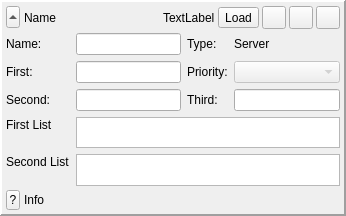
<?xml version="1.0" encoding="UTF-8"?>
<ui version="4.0">
 <class>TaskWidget</class>
 <widget class="QFrame" name="TaskWidget">
  <property name="geometry">
   <rect>
    <x>0</x>
    <y>0</y>
    <width>346</width>
    <height>216</height>
   </rect>
  </property>
  <property name="contextMenuPolicy">
   <enum>Qt::CustomContextMenu</enum>
  </property>
  <property name="windowTitle">
   <string>Frame</string>
  </property>
  <property name="frameShape">
   <enum>QFrame::Panel</enum>
  </property>
  <property name="frameShadow">
   <enum>QFrame::Raised</enum>
  </property>
  <property name="lineWidth">
   <number>2</number>
  </property>
  <layout class="QVBoxLayout" name="verticalLayout">
   <property name="spacing">
    <number>4</number>
   </property>
   <property name="margin">
    <number>4</number>
   </property>
   <item>
    <layout class="QHBoxLayout" name="headerLayout">
     <property name="spacing">
      <number>4</number>
     </property>
     <item>
      <widget class="QToolButton" name="detailsButton">
       <property name="maximumSize">
        <size>
         <width>14</width>
         <height>22</height>
        </size>
       </property>
       <property name="toolTip">
        <string>Show details</string>
       </property>
       <property name="whatsThis">
        <string>Show the details section.</string>
       </property>
       <property name="text">
        <string/>
       </property>
       <property name="checkable">
        <bool>true</bool>
       </property>
       <property name="arrowType">
        <enum>Qt::UpArrow</enum>
       </property>
      </widget>
     </item>
     <item>
      <layout class="QHBoxLayout" name="headerInnerLayout">
       <property name="spacing">
        <number>3</number>
       </property>
       <item>
        <widget class="QLabel" name="headerLabel">
         <property name="whatsThis">
          <string>Name of the task.</string>
         </property>
         <property name="text">
          <string>Name</string>
         </property>
        </widget>
       </item>
       <item>
        <spacer name="headerSpacer">
         <property name="orientation">
          <enum>Qt::Horizontal</enum>
         </property>
         <property name="sizeHint" stdset="0">
          <size>
           <width>40</width>
           <height>20</height>
          </size>
         </property>
        </spacer>
       </item>
       <item>
        <widget class="QLabel" name="headerStatusLabel">
         <property name="whatsThis">
          <string>Status of the task.</string>
         </property>
         <property name="text">
          <string>TextLabel</string>
         </property>
        </widget>
       </item>
       <item>
        <widget class="QToolButton" name="loadButton">
         <property name="whatsThis">
          <string>Quickloads a task definition.</string>
         </property>
         <property name="text">
          <string extracomment="Load plugin from plugin list.">Load</string>
         </property>
         <property name="icon">
          <iconset resource="../../imageresources.qrc">
           <normaloff>:/book</normaloff>:/book</iconset>
         </property>
        </widget>
       </item>
       <item>
        <widget class="QToolButton" name="headerDeleteButton">
         <property name="toolTip">
          <string>Deletes the task</string>
         </property>
         <property name="whatsThis">
          <string>Deletes the task.</string>
         </property>
         <property name="text">
          <string extracomment="Delete the task."/>
         </property>
         <property name="icon">
          <iconset resource="../../imageresources.qrc">
           <normaloff>:/delete</normaloff>:/delete</iconset>
         </property>
        </widget>
       </item>
       <item>
        <widget class="QToolButton" name="headerStopButton">
         <property name="toolTip">
          <string>Stops the task.</string>
         </property>
         <property name="whatsThis">
          <string>Stops the task.</string>
         </property>
         <property name="text">
          <string extracomment="Stop task execution."/>
         </property>
         <property name="icon">
          <iconset resource="../../imageresources.qrc">
           <normaloff>:/stop_green</normaloff>:/stop_green</iconset>
         </property>
        </widget>
       </item>
       <item>
        <widget class="QToolButton" name="headerPlayButton">
         <property name="toolTip">
          <string>Runs or pauses the task</string>
         </property>
         <property name="whatsThis">
          <string>Runs or pauses the task.</string>
         </property>
         <property name="text">
          <string extracomment="Run or pause task."/>
         </property>
         <property name="icon">
          <iconset resource="../../imageresources.qrc">
           <normaloff>:/accept</normaloff>:/accept</iconset>
         </property>
        </widget>
       </item>
      </layout>
     </item>
    </layout>
   </item>
   <item>
    <widget class="QWidget" name="detailsWidget" native="true">
     <layout class="QVBoxLayout" name="verticalLayout_4">
      <property name="spacing">
       <number>4</number>
      </property>
      <property name="margin">
       <number>0</number>
      </property>
      <item>
       <widget class="QWidget" name="detailsFormWidget" native="true">
        <layout class="QGridLayout" name="gridLayout">
         <property name="margin">
          <number>0</number>
         </property>
         <item row="0" column="1">
          <widget class="QLabel" name="nameLabel">
           <property name="text">
            <string>Name:</string>
           </property>
          </widget>
         </item>
         <item row="0" column="2">
          <widget class="QLineEdit" name="nameEdit">
           <property name="toolTip">
            <string>&lt;!DOCTYPE HTML PUBLIC &quot;-//W3C//DTD HTML 4.0//EN&quot; &quot;http://www.w3.org/TR/REC-html40/strict.dtd&quot;&gt;
&lt;html&gt;&lt;head&gt;&lt;meta name=&quot;qrichtext&quot; content=&quot;1&quot; /&gt;&lt;style type=&quot;text/css&quot;&gt;
p, li { white-space: pre-wrap; }
&lt;/style&gt;&lt;/head&gt;&lt;body style=&quot; font-family:'MS Shell Dlg 2'; font-size:8.25pt; font-weight:400; font-style:normal;&quot;&gt;
&lt;p style=&quot; margin-top:0px; margin-bottom:0px; margin-left:0px; margin-right:0px; -qt-block-indent:0; text-indent:0px;&quot;&gt;&lt;span style=&quot; font-size:8pt;&quot;&gt;Change the tasks name. &lt;/span&gt;&lt;/p&gt;
&lt;p style=&quot; margin-top:0px; margin-bottom:0px; margin-left:0px; margin-right:0px; -qt-block-indent:0; text-indent:0px;&quot;&gt;&lt;span style=&quot; font-size:8pt;&quot;&gt;Plugins that reference this task by its name might not be able to find it afterwards.&lt;/span&gt;&lt;/p&gt;&lt;/body&gt;&lt;/html&gt;</string>
           </property>
           <property name="whatsThis">
            <string>Change the tasks name. 
Plugins that reference this task by its name might not be able to find it afterwards.</string>
           </property>
          </widget>
         </item>
         <item row="0" column="3">
          <widget class="QLabel" name="typeLabel">
           <property name="text">
            <string>Type:</string>
           </property>
          </widget>
         </item>
         <item row="0" column="4">
          <widget class="QLabel" name="typeTextLabel">
           <property name="text">
            <string>Server</string>
           </property>
          </widget>
         </item>
         <item row="1" column="3">
          <widget class="QLabel" name="priorityLabel">
           <property name="text">
            <string>Priority:</string>
           </property>
          </widget>
         </item>
         <item row="1" column="4">
          <widget class="QComboBox" name="priorityComboBox">
           <property name="enabled">
            <bool>false</bool>
           </property>
           <property name="toolTip">
            <string>Set the task priority</string>
           </property>
          </widget>
         </item>
         <item row="4" column="1">
          <widget class="QWidget" name="firstlistLabelWidget" native="true">
           <layout class="QVBoxLayout" name="verticalLayout_2">
            <property name="leftMargin">
             <number>0</number>
            </property>
            <property name="topMargin">
             <number>1</number>
            </property>
            <property name="rightMargin">
             <number>0</number>
            </property>
            <property name="bottomMargin">
             <number>0</number>
            </property>
            <item>
             <widget class="QLabel" name="firstListLabel">
              <property name="text">
               <string>First List</string>
              </property>
             </widget>
            </item>
            <item>
             <spacer name="verticalSpacer">
              <property name="orientation">
               <enum>Qt::Vertical</enum>
              </property>
              <property name="sizeHint" stdset="0">
               <size>
                <width>0</width>
                <height>0</height>
               </size>
              </property>
             </spacer>
            </item>
           </layout>
          </widget>
         </item>
         <item row="4" column="2" colspan="3">
          <widget class="QListWidget" name="firstListWidget">
           <property name="sizePolicy">
            <sizepolicy hsizetype="Expanding" vsizetype="Preferred">
             <horstretch>0</horstretch>
             <verstretch>0</verstretch>
            </sizepolicy>
           </property>
           <property name="minimumSize">
            <size>
             <width>0</width>
             <height>20</height>
            </size>
           </property>
           <property name="contextMenuPolicy">
            <enum>Qt::CustomContextMenu</enum>
           </property>
           <property name="whatsThis">
            <string>&lt;!DOCTYPE HTML PUBLIC &quot;-//W3C//DTD HTML 4.0//EN&quot; &quot;http://www.w3.org/TR/REC-html40/strict.dtd&quot;&gt;
&lt;html&gt;&lt;head&gt;&lt;meta name=&quot;qrichtext&quot; content=&quot;1&quot; /&gt;&lt;style type=&quot;text/css&quot;&gt;
p, li { white-space: pre-wrap; }
&lt;/style&gt;&lt;/head&gt;&lt;body style=&quot; font-family:'MS Shell Dlg 2'; font-size:8.25pt; font-weight:400; font-style:normal;&quot;&gt;
&lt;p style=&quot; margin-top:0px; margin-bottom:0px; margin-left:0px; margin-right:0px; -qt-block-indent:0; text-indent:0px;&quot;&gt;&lt;span style=&quot; font-size:8pt;&quot;&gt;Define information for the task execution.&lt;/span&gt;&lt;/p&gt;
&lt;p style=&quot; margin-top:0px; margin-bottom:0px; margin-left:0px; margin-right:0px; -qt-block-indent:0; text-indent:0px;&quot;&gt;&lt;span style=&quot; font-size:8pt;&quot;&gt;May contain script file names or initialization parameters.&lt;/span&gt;&lt;/p&gt;
&lt;p style=&quot; margin-top:0px; margin-bottom:0px; margin-left:0px; margin-right:0px; -qt-block-indent:0; text-indent:0px;&quot;&gt;&lt;span style=&quot; font-size:8pt;&quot;&gt;Right click opens a context menu.&lt;/span&gt;&lt;/p&gt;&lt;/body&gt;&lt;/html&gt;</string>
           </property>
           <property name="editTriggers">
            <set>QAbstractItemView::AnyKeyPressed|QAbstractItemView::DoubleClicked|QAbstractItemView::EditKeyPressed</set>
           </property>
          </widget>
         </item>
         <item row="2" column="3">
          <widget class="QLabel" name="thirdLabel">
           <property name="text">
            <string>Third:</string>
           </property>
          </widget>
         </item>
         <item row="2" column="2">
          <widget class="QLineEdit" name="secondEdit">
           <property name="contextMenuPolicy">
            <enum>Qt::CustomContextMenu</enum>
           </property>
           <property name="whatsThis">
            <string>&lt;!DOCTYPE HTML PUBLIC &quot;-//W3C//DTD HTML 4.0//EN&quot; &quot;http://www.w3.org/TR/REC-html40/strict.dtd&quot;&gt;
&lt;html&gt;&lt;head&gt;&lt;meta name=&quot;qrichtext&quot; content=&quot;1&quot; /&gt;&lt;style type=&quot;text/css&quot;&gt;
p, li { white-space: pre-wrap; }
&lt;/style&gt;&lt;/head&gt;&lt;body style=&quot; font-family:'MS Shell Dlg 2'; font-size:8.25pt; font-weight:400; font-style:normal;&quot;&gt;
&lt;p style=&quot; margin-top:0px; margin-bottom:0px; margin-left:0px; margin-right:0px; -qt-block-indent:0; text-indent:0px;&quot;&gt;&lt;span style=&quot; font-size:8pt;&quot;&gt;Define information for the task execution.&lt;/span&gt;&lt;/p&gt;
&lt;p style=&quot; margin-top:0px; margin-bottom:0px; margin-left:0px; margin-right:0px; -qt-block-indent:0; text-indent:0px;&quot;&gt;&lt;span style=&quot; font-size:8pt;&quot;&gt;May contain executable or script file names.&lt;/span&gt;&lt;/p&gt;
&lt;p style=&quot; margin-top:0px; margin-bottom:0px; margin-left:0px; margin-right:0px; -qt-block-indent:0; text-indent:0px;&quot;&gt;&lt;span style=&quot; font-size:8pt;&quot;&gt;Right click opens a context menu.&lt;/span&gt;&lt;/p&gt;&lt;/body&gt;&lt;/html&gt;</string>
           </property>
          </widget>
         </item>
         <item row="2" column="4">
          <widget class="QLineEdit" name="thirdEdit">
           <property name="contextMenuPolicy">
            <enum>Qt::CustomContextMenu</enum>
           </property>
           <property name="whatsThis">
            <string>&lt;!DOCTYPE HTML PUBLIC &quot;-//W3C//DTD HTML 4.0//EN&quot; &quot;http://www.w3.org/TR/REC-html40/strict.dtd&quot;&gt;
&lt;html&gt;&lt;head&gt;&lt;meta name=&quot;qrichtext&quot; content=&quot;1&quot; /&gt;&lt;style type=&quot;text/css&quot;&gt;
p, li { white-space: pre-wrap; }
&lt;/style&gt;&lt;/head&gt;&lt;body style=&quot; font-family:'MS Shell Dlg 2'; font-size:8.25pt; font-weight:400; font-style:normal;&quot;&gt;
&lt;p style=&quot; margin-top:0px; margin-bottom:0px; margin-left:0px; margin-right:0px; -qt-block-indent:0; text-indent:0px;&quot;&gt;&lt;span style=&quot; font-size:8pt;&quot;&gt;Define information for the task execution.&lt;/span&gt;&lt;/p&gt;
&lt;p style=&quot; margin-top:0px; margin-bottom:0px; margin-left:0px; margin-right:0px; -qt-block-indent:0; text-indent:0px;&quot;&gt;&lt;span style=&quot; font-size:8pt;&quot;&gt;May contain executable or script file names.&lt;/span&gt;&lt;/p&gt;
&lt;p style=&quot; margin-top:0px; margin-bottom:0px; margin-left:0px; margin-right:0px; -qt-block-indent:0; text-indent:0px;&quot;&gt;&lt;span style=&quot; font-size:8pt;&quot;&gt;Right click opens a context menu.&lt;/span&gt;&lt;/p&gt;&lt;/body&gt;&lt;/html&gt;</string>
           </property>
          </widget>
         </item>
         <item row="2" column="1">
          <widget class="QLabel" name="secondLabel">
           <property name="text">
            <string>Second:</string>
           </property>
          </widget>
         </item>
         <item row="1" column="2">
          <widget class="QLineEdit" name="firstEdit">
           <property name="contextMenuPolicy">
            <enum>Qt::CustomContextMenu</enum>
           </property>
           <property name="whatsThis">
            <string>&lt;!DOCTYPE HTML PUBLIC &quot;-//W3C//DTD HTML 4.0//EN&quot; &quot;http://www.w3.org/TR/REC-html40/strict.dtd&quot;&gt;
&lt;html&gt;&lt;head&gt;&lt;meta name=&quot;qrichtext&quot; content=&quot;1&quot; /&gt;&lt;style type=&quot;text/css&quot;&gt;
p, li { white-space: pre-wrap; }
&lt;/style&gt;&lt;/head&gt;&lt;body style=&quot; font-family:'MS Shell Dlg 2'; font-size:8.25pt; font-weight:400; font-style:normal;&quot;&gt;
&lt;p style=&quot; margin-top:0px; margin-bottom:0px; margin-left:0px; margin-right:0px; -qt-block-indent:0; text-indent:0px;&quot;&gt;&lt;span style=&quot; font-size:8pt;&quot;&gt;Define information for the task execution.&lt;/span&gt;&lt;/p&gt;
&lt;p style=&quot; margin-top:0px; margin-bottom:0px; margin-left:0px; margin-right:0px; -qt-block-indent:0; text-indent:0px;&quot;&gt;&lt;span style=&quot; font-size:8pt;&quot;&gt;May contain executable or script file names.&lt;/span&gt;&lt;/p&gt;
&lt;p style=&quot; margin-top:0px; margin-bottom:0px; margin-left:0px; margin-right:0px; -qt-block-indent:0; text-indent:0px;&quot;&gt;&lt;span style=&quot; font-size:8pt;&quot;&gt;Right click opens a context menu.&lt;/span&gt;&lt;/p&gt;&lt;/body&gt;&lt;/html&gt;</string>
           </property>
          </widget>
         </item>
         <item row="1" column="1">
          <widget class="QLabel" name="firstLabel">
           <property name="text">
            <string>First:</string>
           </property>
          </widget>
         </item>
         <item row="5" column="1">
          <widget class="QWidget" name="secondlistLabelWidget" native="true">
           <layout class="QVBoxLayout" name="verticalLayout_6">
            <property name="leftMargin">
             <number>0</number>
            </property>
            <property name="topMargin">
             <number>1</number>
            </property>
            <property name="rightMargin">
             <number>0</number>
            </property>
            <property name="bottomMargin">
             <number>0</number>
            </property>
            <item>
             <widget class="QLabel" name="secondListLabel">
              <property name="text">
               <string>Second List</string>
              </property>
             </widget>
            </item>
            <item>
             <spacer name="verticalSpacer_4">
              <property name="orientation">
               <enum>Qt::Vertical</enum>
              </property>
              <property name="sizeHint" stdset="0">
               <size>
                <width>0</width>
                <height>0</height>
               </size>
              </property>
             </spacer>
            </item>
           </layout>
          </widget>
         </item>
         <item row="5" column="2" colspan="3">
          <widget class="QListWidget" name="secondListWidget">
           <property name="sizePolicy">
            <sizepolicy hsizetype="Expanding" vsizetype="Preferred">
             <horstretch>0</horstretch>
             <verstretch>0</verstretch>
            </sizepolicy>
           </property>
           <property name="minimumSize">
            <size>
             <width>0</width>
             <height>20</height>
            </size>
           </property>
           <property name="contextMenuPolicy">
            <enum>Qt::CustomContextMenu</enum>
           </property>
           <property name="whatsThis">
            <string>&lt;!DOCTYPE HTML PUBLIC &quot;-//W3C//DTD HTML 4.0//EN&quot; &quot;http://www.w3.org/TR/REC-html40/strict.dtd&quot;&gt;
&lt;html&gt;&lt;head&gt;&lt;meta name=&quot;qrichtext&quot; content=&quot;1&quot; /&gt;&lt;style type=&quot;text/css&quot;&gt;
p, li { white-space: pre-wrap; }
&lt;/style&gt;&lt;/head&gt;&lt;body style=&quot; font-family:'MS Shell Dlg 2'; font-size:8.25pt; font-weight:400; font-style:normal;&quot;&gt;
&lt;p style=&quot; margin-top:0px; margin-bottom:0px; margin-left:0px; margin-right:0px; -qt-block-indent:0; text-indent:0px;&quot;&gt;&lt;span style=&quot; font-size:8pt;&quot;&gt;Define information for the task execution.&lt;/span&gt;&lt;/p&gt;
&lt;p style=&quot; margin-top:0px; margin-bottom:0px; margin-left:0px; margin-right:0px; -qt-block-indent:0; text-indent:0px;&quot;&gt;&lt;span style=&quot; font-size:8pt;&quot;&gt;May contain parameters or script file names.&lt;/span&gt;&lt;/p&gt;
&lt;p style=&quot; margin-top:0px; margin-bottom:0px; margin-left:0px; margin-right:0px; -qt-block-indent:0; text-indent:0px;&quot;&gt;&lt;span style=&quot; font-size:8pt;&quot;&gt;Right click opens a context menu.&lt;/span&gt;&lt;/p&gt;&lt;/body&gt;&lt;/html&gt;</string>
           </property>
           <property name="editTriggers">
            <set>QAbstractItemView::AnyKeyPressed|QAbstractItemView::DoubleClicked|QAbstractItemView::EditKeyPressed</set>
           </property>
          </widget>
         </item>
        </layout>
       </widget>
      </item>
      <item>
       <widget class="QWidget" name="infoWidget" native="true">
        <property name="sizePolicy">
         <sizepolicy hsizetype="Preferred" vsizetype="Minimum">
          <horstretch>0</horstretch>
          <verstretch>0</verstretch>
         </sizepolicy>
        </property>
        <property name="minimumSize">
         <size>
          <width>0</width>
          <height>18</height>
         </size>
        </property>
        <layout class="QFormLayout" name="formLayout">
         <property name="horizontalSpacing">
          <number>4</number>
         </property>
         <property name="verticalSpacing">
          <number>0</number>
         </property>
         <property name="margin">
          <number>0</number>
         </property>
         <item row="0" column="0">
          <widget class="QWidget" name="infoButtonWidget" native="true">
           <property name="sizePolicy">
            <sizepolicy hsizetype="Fixed" vsizetype="Preferred">
             <horstretch>0</horstretch>
             <verstretch>0</verstretch>
            </sizepolicy>
           </property>
           <layout class="QVBoxLayout" name="verticalLayout_3">
            <property name="spacing">
             <number>0</number>
            </property>
            <property name="margin">
             <number>0</number>
            </property>
            <item>
             <widget class="QToolButton" name="infoButton">
              <property name="maximumSize">
               <size>
                <width>14</width>
                <height>20</height>
               </size>
              </property>
              <property name="toolTip">
               <string>Show details</string>
              </property>
              <property name="whatsThis">
               <string>Show the additional information area.</string>
              </property>
              <property name="text">
               <string>?</string>
              </property>
              <property name="checkable">
               <bool>false</bool>
              </property>
              <property name="arrowType">
               <enum>Qt::NoArrow</enum>
              </property>
             </widget>
            </item>
            <item>
             <spacer name="verticalSpacer_2">
              <property name="orientation">
               <enum>Qt::Vertical</enum>
              </property>
              <property name="sizeHint" stdset="0">
               <size>
                <width>0</width>
                <height>0</height>
               </size>
              </property>
             </spacer>
            </item>
           </layout>
          </widget>
         </item>
         <item row="0" column="1">
          <widget class="QLabel" name="infoLabel">
           <property name="sizePolicy">
            <sizepolicy hsizetype="Preferred" vsizetype="Minimum">
             <horstretch>0</horstretch>
             <verstretch>0</verstretch>
            </sizepolicy>
           </property>
           <property name="minimumSize">
            <size>
             <width>0</width>
             <height>18</height>
            </size>
           </property>
           <property name="text">
            <string>Info</string>
           </property>
           <property name="wordWrap">
            <bool>true</bool>
           </property>
          </widget>
         </item>
        </layout>
       </widget>
      </item>
     </layout>
    </widget>
   </item>
  </layout>
 </widget>
 <resources>
  <include location="../../imageresources.qrc"/>
 </resources>
 <connections>
  <connection>
   <sender>detailsButton</sender>
   <signal>toggled(bool)</signal>
   <receiver>TaskWidget</receiver>
   <slot>toggleDetail(bool)</slot>
   <hints>
    <hint type="sourcelabel">
     <x>20</x>
     <y>29</y>
    </hint>
    <hint type="destinationlabel">
     <x>0</x>
     <y>16</y>
    </hint>
   </hints>
  </connection>
  <connection>
   <sender>headerDeleteButton</sender>
   <signal>clicked()</signal>
   <receiver>TaskWidget</receiver>
   <slot>deleteTask()</slot>
   <hints>
    <hint type="sourcelabel">
     <x>285</x>
     <y>29</y>
    </hint>
    <hint type="destinationlabel">
     <x>239</x>
     <y>8</y>
    </hint>
   </hints>
  </connection>
  <connection>
   <sender>headerPlayButton</sender>
   <signal>clicked()</signal>
   <receiver>TaskWidget</receiver>
   <slot>toggleRunning()</slot>
   <hints>
    <hint type="sourcelabel">
     <x>315</x>
     <y>29</y>
    </hint>
    <hint type="destinationlabel">
     <x>239</x>
     <y>37</y>
    </hint>
   </hints>
  </connection>
  <connection>
   <sender>nameEdit</sender>
   <signal>textEdited(QString)</signal>
   <receiver>TaskWidget</receiver>
   <slot>checkName(QString)</slot>
   <hints>
    <hint type="sourcelabel">
     <x>123</x>
     <y>55</y>
    </hint>
    <hint type="destinationlabel">
     <x>0</x>
     <y>53</y>
    </hint>
   </hints>
  </connection>
  <connection>
   <sender>nameEdit</sender>
   <signal>editingFinished()</signal>
   <receiver>TaskWidget</receiver>
   <slot>changeName()</slot>
   <hints>
    <hint type="sourcelabel">
     <x>114</x>
     <y>55</y>
    </hint>
    <hint type="destinationlabel">
     <x>0</x>
     <y>79</y>
    </hint>
   </hints>
  </connection>
  <connection>
   <sender>priorityComboBox</sender>
   <signal>currentIndexChanged(int)</signal>
   <receiver>TaskWidget</receiver>
   <slot>changeTaskPriority(int)</slot>
   <hints>
    <hint type="sourcelabel">
     <x>292</x>
     <y>81</y>
    </hint>
    <hint type="destinationlabel">
     <x>239</x>
     <y>82</y>
    </hint>
   </hints>
  </connection>
  <connection>
   <sender>detailsButton</sender>
   <signal>toggled(bool)</signal>
   <receiver>detailsWidget</receiver>
   <slot>setHidden(bool)</slot>
   <hints>
    <hint type="sourcelabel">
     <x>17</x>
     <y>27</y>
    </hint>
    <hint type="destinationlabel">
     <x>154</x>
     <y>95</y>
    </hint>
   </hints>
  </connection>
  <connection>
   <sender>secondEdit</sender>
   <signal>textEdited(QString)</signal>
   <receiver>TaskWidget</receiver>
   <slot>checkSecond(QString)</slot>
   <hints>
    <hint type="sourcelabel">
     <x>123</x>
     <y>107</y>
    </hint>
    <hint type="destinationlabel">
     <x>0</x>
     <y>110</y>
    </hint>
   </hints>
  </connection>
  <connection>
   <sender>secondEdit</sender>
   <signal>editingFinished()</signal>
   <receiver>TaskWidget</receiver>
   <slot>changeSecond()</slot>
   <hints>
    <hint type="sourcelabel">
     <x>123</x>
     <y>107</y>
    </hint>
    <hint type="destinationlabel">
     <x>0</x>
     <y>139</y>
    </hint>
   </hints>
  </connection>
  <connection>
   <sender>thirdEdit</sender>
   <signal>textEdited(QString)</signal>
   <receiver>TaskWidget</receiver>
   <slot>checkThird(QString)</slot>
   <hints>
    <hint type="sourcelabel">
     <x>292</x>
     <y>107</y>
    </hint>
    <hint type="destinationlabel">
     <x>0</x>
     <y>139</y>
    </hint>
   </hints>
  </connection>
  <connection>
   <sender>thirdEdit</sender>
   <signal>editingFinished()</signal>
   <receiver>TaskWidget</receiver>
   <slot>changeThird()</slot>
   <hints>
    <hint type="sourcelabel">
     <x>292</x>
     <y>107</y>
    </hint>
    <hint type="destinationlabel">
     <x>0</x>
     <y>139</y>
    </hint>
   </hints>
  </connection>
  <connection>
   <sender>firstEdit</sender>
   <signal>textChanged(QString)</signal>
   <receiver>TaskWidget</receiver>
   <slot>checkFirst(QString)</slot>
   <hints>
    <hint type="sourcelabel">
     <x>123</x>
     <y>81</y>
    </hint>
    <hint type="destinationlabel">
     <x>239</x>
     <y>92</y>
    </hint>
   </hints>
  </connection>
  <connection>
   <sender>firstEdit</sender>
   <signal>editingFinished()</signal>
   <receiver>TaskWidget</receiver>
   <slot>changeFirst()</slot>
   <hints>
    <hint type="sourcelabel">
     <x>123</x>
     <y>81</y>
    </hint>
    <hint type="destinationlabel">
     <x>239</x>
     <y>78</y>
    </hint>
   </hints>
  </connection>
  <connection>
   <sender>firstListWidget</sender>
   <signal>currentRowChanged(int)</signal>
   <receiver>TaskWidget</receiver>
   <slot>chooseFirstListEntry(int)</slot>
   <hints>
    <hint type="sourcelabel">
     <x>292</x>
     <y>120</y>
    </hint>
    <hint type="destinationlabel">
     <x>298</x>
     <y>117</y>
    </hint>
   </hints>
  </connection>
  <connection>
   <sender>firstListWidget</sender>
   <signal>itemChanged(QListWidgetItem*)</signal>
   <receiver>TaskWidget</receiver>
   <slot>changeFirstListEntry(QListWidgetItem*)</slot>
   <hints>
    <hint type="sourcelabel">
     <x>292</x>
     <y>125</y>
    </hint>
    <hint type="destinationlabel">
     <x>298</x>
     <y>139</y>
    </hint>
   </hints>
  </connection>
  <connection>
   <sender>infoButton</sender>
   <signal>clicked()</signal>
   <receiver>TaskWidget</receiver>
   <slot>toggleLongInfo()</slot>
   <hints>
    <hint type="sourcelabel">
     <x>19</x>
     <y>209</y>
    </hint>
    <hint type="destinationlabel">
     <x>65</x>
     <y>161</y>
    </hint>
   </hints>
  </connection>
  <connection>
   <sender>loadButton</sender>
   <signal>clicked()</signal>
   <receiver>TaskWidget</receiver>
   <slot>loadTask()</slot>
   <hints>
    <hint type="sourcelabel">
     <x>259</x>
     <y>29</y>
    </hint>
    <hint type="destinationlabel">
     <x>182</x>
     <y>0</y>
    </hint>
   </hints>
  </connection>
  <connection>
   <sender>firstListWidget</sender>
   <signal>customContextMenuRequested(QPoint)</signal>
   <receiver>TaskWidget</receiver>
   <slot>showFirstListContextMenu(QPoint)</slot>
   <hints>
    <hint type="sourcelabel">
     <x>154</x>
     <y>125</y>
    </hint>
    <hint type="destinationlabel">
     <x>162</x>
     <y>161</y>
    </hint>
   </hints>
  </connection>
  <connection>
   <sender>secondListWidget</sender>
   <signal>currentRowChanged(int)</signal>
   <receiver>TaskWidget</receiver>
   <slot>chooseSecondListEntry(int)</slot>
   <hints>
    <hint type="sourcelabel">
     <x>99</x>
     <y>158</y>
    </hint>
    <hint type="destinationlabel">
     <x>1</x>
     <y>166</y>
    </hint>
   </hints>
  </connection>
  <connection>
   <sender>secondListWidget</sender>
   <signal>itemChanged(QListWidgetItem*)</signal>
   <receiver>TaskWidget</receiver>
   <slot>changeSecondListEntry(QListWidgetItem*)</slot>
   <hints>
    <hint type="sourcelabel">
     <x>111</x>
     <y>158</y>
    </hint>
    <hint type="destinationlabel">
     <x>0</x>
     <y>187</y>
    </hint>
   </hints>
  </connection>
  <connection>
   <sender>secondListWidget</sender>
   <signal>customContextMenuRequested(QPoint)</signal>
   <receiver>TaskWidget</receiver>
   <slot>showSecondListContextMenu(QPoint)</slot>
   <hints>
    <hint type="sourcelabel">
     <x>292</x>
     <y>158</y>
    </hint>
    <hint type="destinationlabel">
     <x>298</x>
     <y>169</y>
    </hint>
   </hints>
  </connection>
  <connection>
   <sender>headerStopButton</sender>
   <signal>clicked()</signal>
   <receiver>TaskWidget</receiver>
   <slot>stopTask()</slot>
   <hints>
    <hint type="sourcelabel">
     <x>303</x>
     <y>20</y>
    </hint>
    <hint type="destinationlabel">
     <x>346</x>
     <y>29</y>
    </hint>
   </hints>
  </connection>
  <connection>
   <sender>TaskWidget</sender>
   <signal>customContextMenuRequested(QPoint)</signal>
   <receiver>TaskWidget</receiver>
   <slot>showWidgetContextMenu(QPoint)</slot>
   <hints>
    <hint type="sourcelabel">
     <x>88</x>
     <y>2</y>
    </hint>
    <hint type="destinationlabel">
     <x>70</x>
     <y>-5</y>
    </hint>
   </hints>
  </connection>
  <connection>
   <sender>secondEdit</sender>
   <signal>customContextMenuRequested(QPoint)</signal>
   <receiver>TaskWidget</receiver>
   <slot>showSecondContextMenu(QPoint)</slot>
   <hints>
    <hint type="sourcelabel">
     <x>94</x>
     <y>98</y>
    </hint>
    <hint type="destinationlabel">
     <x>29</x>
     <y>-14</y>
    </hint>
   </hints>
  </connection>
  <connection>
   <sender>thirdEdit</sender>
   <signal>customContextMenuRequested(QPoint)</signal>
   <receiver>TaskWidget</receiver>
   <slot>showThirdContextMenu(QPoint)</slot>
   <hints>
    <hint type="sourcelabel">
     <x>327</x>
     <y>97</y>
    </hint>
    <hint type="destinationlabel">
     <x>340</x>
     <y>-15</y>
    </hint>
   </hints>
  </connection>
  <connection>
   <sender>firstEdit</sender>
   <signal>customContextMenuRequested(QPoint)</signal>
   <receiver>TaskWidget</receiver>
   <slot>showFirstContextMenu(QPoint)</slot>
   <hints>
    <hint type="sourcelabel">
     <x>95</x>
     <y>65</y>
    </hint>
    <hint type="destinationlabel">
     <x>103</x>
     <y>-9</y>
    </hint>
   </hints>
  </connection>
 </connections>
 <slots>
  <slot>toggleDetail(bool)</slot>
  <slot>deleteTask()</slot>
  <slot>toggleRunning()</slot>
  <slot>checkName(QString)</slot>
  <slot>changeName()</slot>
  <slot>changeTaskPriority(int)</slot>
  <slot>checkSecond(QString)</slot>
  <slot>changeSecond()</slot>
  <slot>checkThird(QString)</slot>
  <slot>changeThird()</slot>
  <slot>checkFirst(QString)</slot>
  <slot>changeFirst()</slot>
  <slot>chooseFirstListEntry(int)</slot>
  <slot>changeFirstListEntry(QString)</slot>
  <slot>changeFirstListEntry(QListWidgetItem*)</slot>
  <slot>chooseThisWidget()</slot>
  <slot>toggleLongInfo()</slot>
  <slot>loadTask()</slot>
  <slot>showFirstListContextMenu(QPoint)</slot>
  <slot>chooseSecondListEntry(int)</slot>
  <slot>changeSecondListEntry(QString)</slot>
  <slot>changeSecondListEntry(QListWidgetItem*)</slot>
  <slot>showSecondListContextMenu(QPoint)</slot>
  <slot>stopTask()</slot>
  <slot>showWidgetContextMenu(QPoint)</slot>
  <slot>showFirstContextMenu(QPoint)</slot>
  <slot>showSecondContextMenu(QPoint)</slot>
  <slot>showThirdContextMenu(QPoint)</slot>
 </slots>
</ui>
